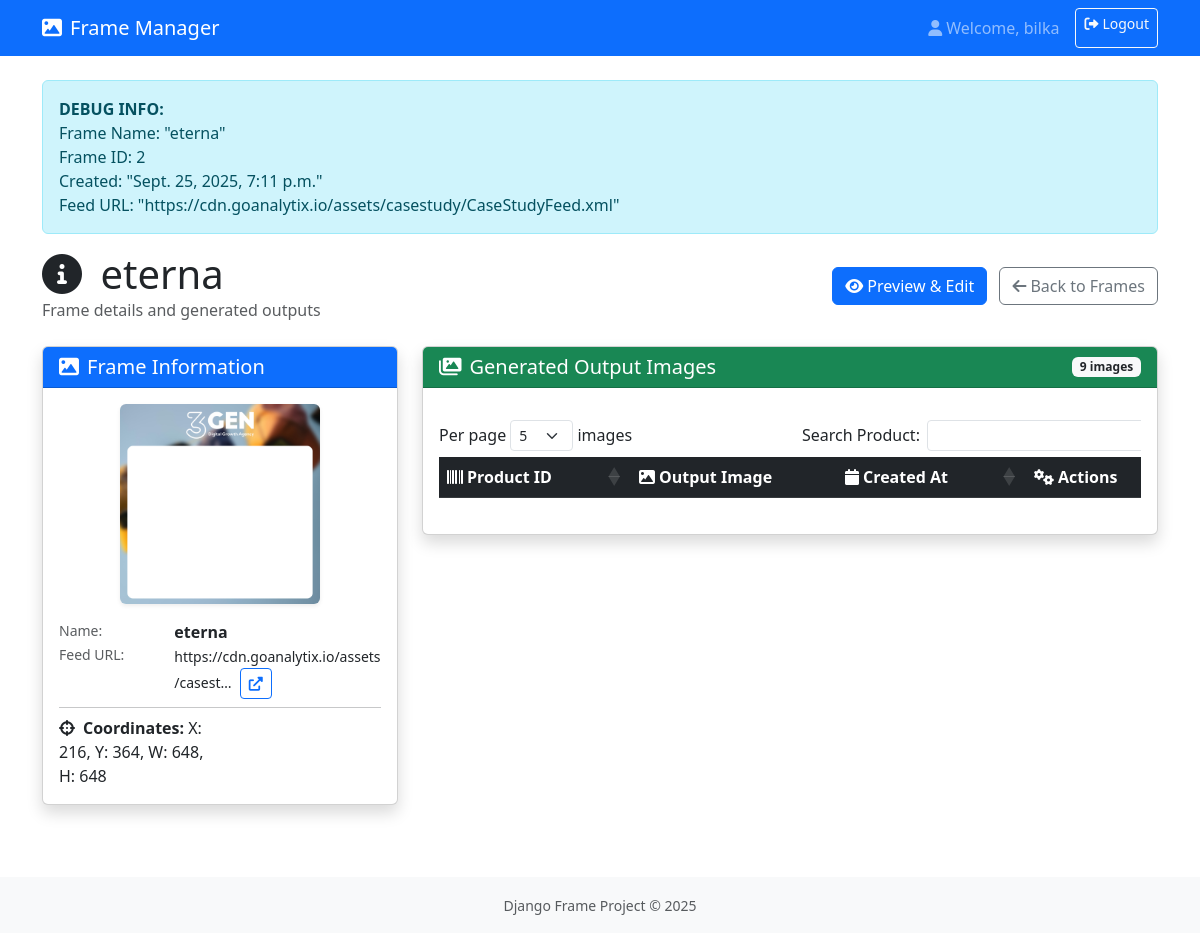
Screenshot of /frame_detail/2/ (signed in) with the database file from the repository.
### app/models.py (models this page shows, shortened)
class Frame(models.Model):
    name = models.CharField(max_length=100)
    xmlFeedPath = models.CharField(max_length=200)
    owner = models.ForeignKey(User, on_delete=models.CASCADE)
    image = models.ImageField(upload_to='frames/')
    coordinates = models.JSONField(default=dict)
    created_at = models.DateTimeField(auto_now_add=True)
    class Meta:
        ordering = ['-created_at']
        indexes = [
            models.Index(fields=['owner', '-created_at']),
        ]

### app/views.py (the view)
# urls.py: path('frame_detail/<int:frame_id>/', views.frame_detail, name='frame_detail'),
@login_required
def frame_detail(request, frame_id):
    frame = get_object_or_404(Frame, id=frame_id, owner=request.user)
    return render(request, 'app/frame_detail.html', {'frame': frame})

### app/templates/app/frame_detail.html (shortened to what this page needs)
{% extends 'base.html' %}
{% block content %}
<div class="alert alert-info">
    <strong>DEBUG INFO:</strong><br>
    Frame Name: "{{ frame.name }}"<br>
    Frame ID: {{ frame.id }}<br>
    Created: "{{ frame.created_at }}"<br>
    Feed URL: "{{ frame.xmlFeedPath }}"
</div>
<div class="d-flex justify-content-between align-items-center mb-4">
    <div>
        <h1 class="mb-0"><i class="fas fa-info-circle me-2"></i>
            {{frame.name|default:"No Name" }}</h1>
        <p class="text-muted mb-0">Frame details and generated outputs</p>
    </div>
    <div>
        <a href="{% url 'preview_frame' frame.id %}"
            class="btn btn-primary me-2">
            <i class="fas fa-eye me-1"></i>Preview & Edit
        </a>
        <a href="{% url 'frame_list' %}" class="btn btn-outline-secondary">
            <i class="fas fa-arrow-left me-1"></i>Back to Frames
        </a>
    </div>
</div>
<div class="row">
    <div class="col-lg-4">
        <div class="card shadow mb-4">
            <div class="card-header bg-primary text-white">
                <h5 class="mb-0"><i class="fas fa-image me-2"></i>Frame
                    Information</h5>
            </div>
            <div class="card-body">
                <div class="text-center mb-3">
                    <img src="{{ frame.image.url }}" alt="Frame"
                        class="img-fluid rounded shadow-sm"
                        style="max-width: 200px;">
                </div>
                <div class="row">
                    <div class="col-4 text-muted small">Name:</div>
                    <div class="col-8"><strong>
                            {{frame.name|default:"Unknown"}}</strong></div>
                </div>
                <div class="row">
                    <div class="col-4 text-muted small">Feed URL:</div>
                    <div class="col-8">
                        {% if frame.xmlFeedPath %}
                        <small class="text-break">
                            {{frame.xmlFeedPath|truncatechars:40 }}</small>
                        <a href="{{ frame.xmlFeedPath }}" target="_blank"
                            class="btn btn-sm btn-outline-primary ms-1">
                            <i class="fas fa-external-link-alt"></i>
                        </a>
                        {% else %}
                        <span class="text-muted">No URL</span>
                        {% endif %}
                    </div>
                </div>
                <hr class="my-2">
                <div class="row">
                    <div class="col-sm-6">
                        <strong><i
                                class="fas fa-crosshairs me-2"></i>Coordinates:</strong>
                        {% if frame.coordinates %}
                        X: {{ frame.coordinates.x }},
                        Y: {{frame.coordinates.y }},
                        W: {{frame.coordinates.width }},
                        H: {{frame.coordinates.height }}
                        {% else %}
                        <span class="text-muted">Not configured yet</span>
                        {% endif %}
                    </div>
                </div>
            </div>
        </div>
    </div>
    <div class="col-lg-8">
        <div class="card shadow">
            <div
                class="card-header bg-success text-white d-flex justify-content-between align-items-center">
                <h5 class="mb-0"><i class="fas fa-images me-2"></i>Generated
                    Output Images</h5>
                <span class="badge bg-light text-dark">{{ frame.outputs.count }}
                    images</span>
            </div>
            <div class="card-body">
                {% if frame.outputs.count > 0 %}
                <div class="table-responsive">
                    <table id="outputs-table" class="table table-hover">
                        <thead class="table-dark">
                            <tr>
                                <th><i class="fas fa-barcode me-1"></i>Product
                                    ID</th>
                                <th><i class="fas fa-image me-1"></i>Output
                                    Image</th>
                                <th><i class="fas fa-calendar me-1"></i>Created
                                    At</th>
                                <th><i class="fas fa-cogs me-1"></i>Actions</th>
                            </tr>
                        </thead>
                    </table>
                </div>
                {% endif %}
            </div>
        </div>
    </div>
</div>
{% endblock %}

### app/templates/base.html (shortened to what this page needs)
<!DOCTYPE html>
<html lang="en">
    <head>
        <link
            href="https://cdn.jsdelivr.net/npm/bootstrap@5.3.0/dist/css/bootstrap.min.css"
            rel="stylesheet">
        <link rel="stylesheet"
            href="https://cdn.datatables.net/1.13.7/css/dataTables.bootstrap5.min.css">
        <link rel="stylesheet"
            href="https://cdnjs.cloudflare.com/ajax/libs/font-awesome/6.0.0/css/all.min.css">
    </head>
    <body>
        <nav class="navbar navbar-expand-lg navbar-dark bg-primary">
            <div class="container">
                <a class="navbar-brand" href="{% url 'frame_list' %}">
                    <i class="fas fa-image me-2"></i>Frame Manager
                </a>
                {% if user.is_authenticated %}
                <div class="navbar-nav ms-auto">
                    <span class="navbar-text me-3">
                        <i class="fas fa-user me-1"></i>Welcome,
                        {{ user.get_username }}
                    </span>
                    <a class="btn btn-outline-light btn-sm"
                        href="{% url 'logout' %}">
                        <i class="fas fa-sign-out-alt me-1"></i>Logout
                    </a>
                </div>
                {% endif %}
            </div>
        </nav>
        <div class="container mt-4">
            {% block content %}
            {% endblock %}
        </div>
        <footer class="bg-light text-center py-3 mt-5">
            <div class="container">
                <small class="text-muted">Django Frame Project &copy;
                    2025</small>
            </div>
        </footer>
    </body>
</html>

### rows the page displays
Frame: name "eterna", id "2", created_at "Sept. 25, 2025, 7:11 p.m.", xmlFeedPath "https://cdn.goanalytix.io/assets/casestudy/CaseStudyFeed.xml", image (picture), xmlFeedPath "https://cdn.goanalytix.io/assets/casest…", coordinates.x "216", coordinates.y "364", coordinates.width "648", coordinates.height "648", outputs.count "9"

### other values shown
{{ user.get_username }} "bilka"
